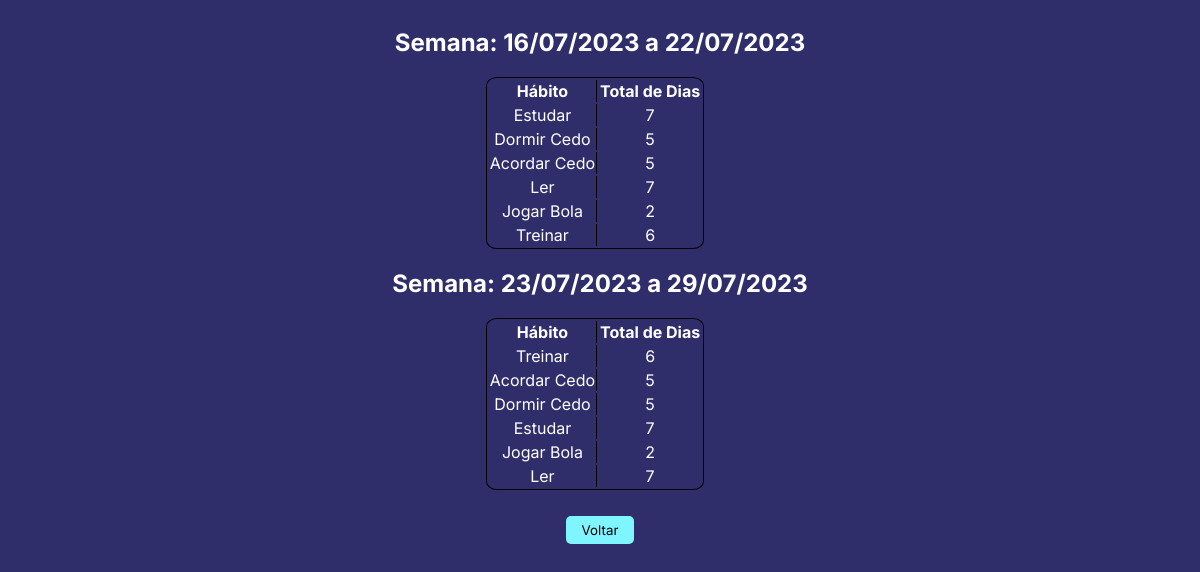
/Acompanhamento.php (signed in), run on the app's committed database.
### tables this page shows
CREATE TABLE `hab_total` (
  `id` int(4) NOT NULL,
  `semana` varchar(25) NOT NULL,
  `titulo` varchar(25) NOT NULL,
  `total` int(2) DEFAULT '0',
  `id_hab` int(4) NOT NULL,
  `id_user` int(4) NOT NULL
);

### Crud.php (called while the page is built, shortened)
<?php
class Crud{
    private $connect;
    function __construct($conn)
    {
        $this->connect = $conn;
    }
    public function getWeekHab($id){
        $sql = $this->connect->prepare("SELECT * FROM hab_total WHERE id_user=$id ORDER BY semana ASC");
        $sql->execute();
        return $sql->fetchAll();
    }
    public function readHab($id, $semana=null){
        if(isset($semana)){
            $sql = $this->connect->prepare("SELECT * FROM hab_total WHERE semana LIKE ? AND id_user LIKE $id");
            $sql->bindValue(1,"%$semana%");
            $sql->execute();
            return $sql->fetchAll();
        }else{
            $this->getDiario($id);
        }
    }
}

### Acompanhamento.php (the view, shortened to what this page needs)
<?php
$id = $_SESSION['id'];
include_once('Connect.php');
include_once('Crud.php');
$obj = new Crud($conn);
$resultado = $obj->getWeekHab($id);
$week = null;
$vetor = array();;
foreach ($resultado as $key) {
    if ($week == $key['semana']) {
    }else {
        $vetor = array_merge($vetor,array($key['semana']));
    }
    $week = $key['semana'];
}
?>
<link rel='stylesheet' type='text/css' href='Bootstrap/css/estilo.css'>
<?php
foreach ($vetor as $semana) {
echo '<div class="centro">
<h2>Semana: '.$semana.'<br></h2>
</div>
<div class="centro">
<table class="b">
<tr><th class="bd">Hábito</th><th>Total de Dias</th></tr>';
$resultado = $obj->readHab($id, $semana);
foreach ($resultado as $key) {
    echo "<tr align='center'><td class='bd'>".$key["titulo"]."</td><td>".$key["total"]."</td>";
}
echo '</table>
</div>';
}
?>
<div class="centro">
<p><a href="Habitos.php"><button type="button" class="button">Voltar</button></a></p>
</div>

### Acompanhamento.php (style rules this page uses)
* { font-family: 'Inter', sans-serif; }
.button { margin-top: 10px; border: none; background-color: #7ff5ff; padding: 0.4rem 1rem; border-radius: 5px; cursor: pointer; }
.centro { display: flex; align-items: center; justify-content: center; }
.b { border: 1px solid black; border-radius: 5%; margin-right: 10px; }
.bd { border-right: 1px solid black; }

### data on the page
hab_total: titulo "Estudar", total "7"
hab_total: titulo "Dormir Cedo", total "5"
hab_total: titulo "Acordar Cedo", total "5"
hab_total: titulo "Ler", total "7"
hab_total: titulo "Jogar Bola", total "2"
hab_total: titulo "Treinar", total "6"
hab_total: titulo "Treinar", total "6"
hab_total: titulo "Acordar Cedo", total "5"
hab_total: titulo "Dormir Cedo", total "5"
hab_total: titulo "Estudar", total "7"
hab_total: titulo "Jogar Bola", total "2"
hab_total: titulo "Ler", total "7"

### other printed values
$semana "16/07/2023 a 22/07/2023"
$semana "23/07/2023 a 29/07/2023"
